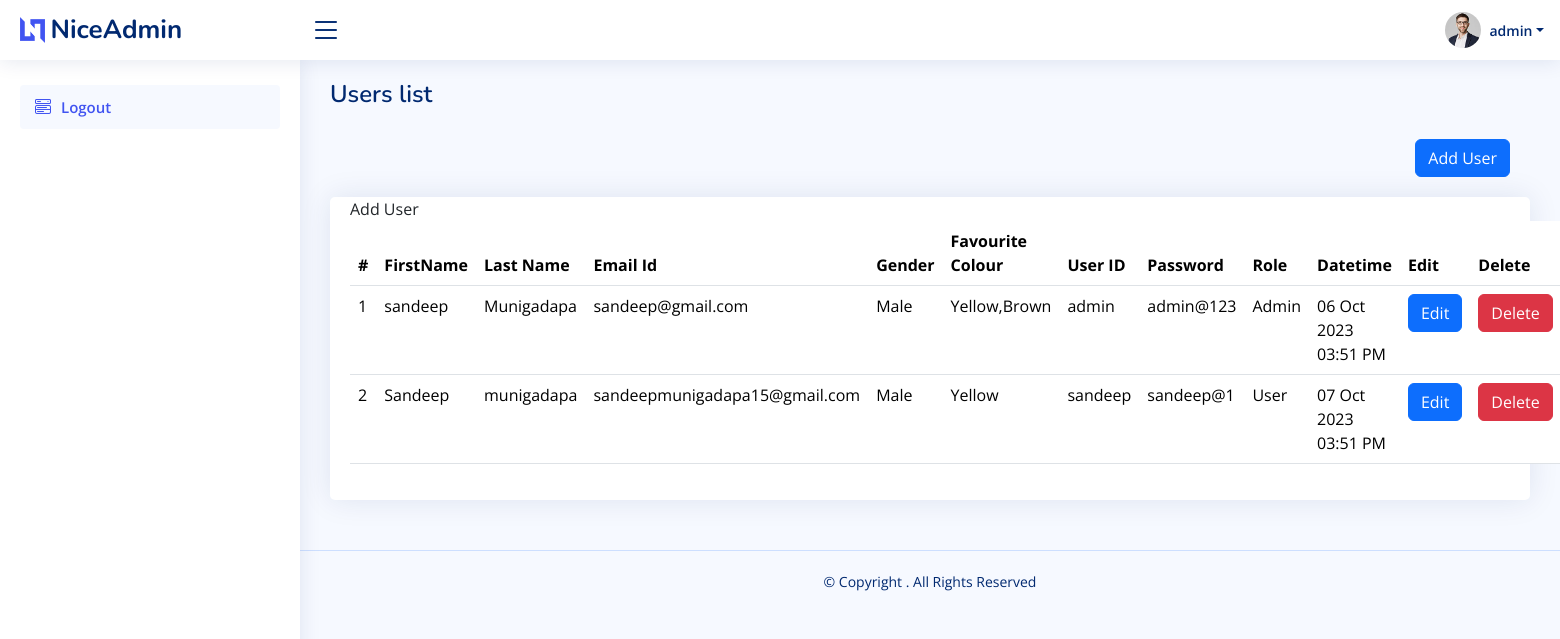
The page /user_management.php (signed in) on the database its author committed.
### tables this page shows
CREATE TABLE `users` (
  `id` int(11) NOT NULL,
  `first_name` varchar(255) NOT NULL,
  `last_name` varchar(255) NOT NULL,
  `email_id` varchar(255) NOT NULL,
  `gender` varchar(255) NOT NULL,
  `fav_colors` text NOT NULL,
  `user_name` text NOT NULL,
  `password` varchar(255) NOT NULL,
  `role` int(11) NOT NULL,
  `datetime` datetime NOT NULL,
  `is_exist` int(11) NOT NULL DEFAULT 1
);

### user_management.php (the view, shortened to what this page needs)
<!DOCTYPE html>
<html lang="en">
<?php include('dbconfig.php');?>
<?php include('head.php');?>
<body>
  <?php include('header.php');?>
  <?php include('sidebar.php');?>
  <main id="main" class="main">
    <div class="pagetitle">
      <h1>Users list</h1>
    </div>
    <section class="section">
      <div class="row">
      <div class="col-lg-12">
        <a href="add_user.php">
          <button type="button" class="btn btn-primary" style="float:right;margin:20px;">Add User</button></a>
        </div>
      </div>
      <div class="row">
        <div class="col-lg-12">
          <div class="card">
            <div class="card-body">
                Add User
              <table class="table datatable">
                <thead>
                  <tr>
                    <th scope="col">#</th>
                    <th scope="col">FirstName</th>
                    <th scope="col">Last Name</th>
                    <th scope="col">Email Id</th>
                    <th scope="col">Gender</th>
                    <th scope="col">Favourite Colour</th>
                    <th scope="col">User ID</th>
                    <th scope="col">Password</th>
                    <th>Role</th>
                    <th scope="col">Datetime</th>
                    <th scope="col">Edit</th>
                    <th scope="col">Delete</th>
                  </tr>
                </thead>
                <tbody>
<?php
$s=1;
$sql="SELECT * FROM users WHERE is_exist='1'";
$res = mysqli_query($db,$sql);
while ($row = mysqli_fetch_assoc($res)){
?>
<tr>
<td><?php echo $s; ?></td>
<td><?php echo $row['first_name']; ?></td>
<td><?php echo $row['last_name']; ?></td>
<td><?php echo $row['email_id']; ?></td>
<td><?php echo $row['gender']; ?></td>
<td><?php echo $row['fav_colors']; ?></td>
<td><?php echo $row['user_name']; ?></td>
<td><?php echo $row['password']; ?></td>
<td><?php if($row['role']=='1'){echo 'Admin';} else{echo 'User';}?></td>
<td><?php echo date("d M Y h:i A",strtotime($row['datetime'])); ?></td>
<td><a href="edit_user.php?user_id=<?php echo $row['id'];?>"><button type="button" class="btn btn-primary">Edit</button></a></td>
<td><a  onclick="return confirm('Are you sure you want to delete user?');" href="user_delete.php?user_id=<?php echo $row['id'];?>"><button type="button" class="btn btn-danger">Delete</button></a></td>
</tr>
<?php $s++;} ?>
</tbody>
              </table>
            </div>
          </div>
        </div>
      </div>
    </section>
  </main>
  <?php include('footer.php');?>
</body>
</html>

### head.php (shortened to what this page needs)
<head>
  <link href="assets/vendor/bootstrap/css/bootstrap.min.css" rel="stylesheet">
  <link href="assets/vendor/bootstrap-icons/bootstrap-icons.css" rel="stylesheet">
  <link href="assets/vendor/boxicons/css/boxicons.min.css" rel="stylesheet">
  <link href="assets/vendor/quill/quill.snow.css" rel="stylesheet">
  <link href="assets/vendor/quill/quill.bubble.css" rel="stylesheet">
  <link href="assets/vendor/remixicon/remixicon.css" rel="stylesheet">
  <link href="assets/vendor/simple-datatables/style.css" rel="stylesheet">
  <link href="assets/css/style.css" rel="stylesheet">
</head>

### header.php (shortened to what this page needs)
<header id="header" class="header fixed-top d-flex align-items-center">
<div class="d-flex align-items-center justify-content-between">
  <a href="index.html" class="logo d-flex align-items-center">
    <img src="assets/img/logo.png" alt="">
    <span class="d-none d-lg-block">NiceAdmin</span>
  </a>
  <i class="bi bi-list toggle-sidebar-btn"></i>
</div>
<nav class="header-nav ms-auto">
  <ul class="d-flex align-items-center">
    <li class="nav-item dropdown pe-3">
      <a class="nav-link nav-profile d-flex align-items-center pe-0" href="#" data-bs-toggle="dropdown">
        <img src="assets/img/profile-img.jpg" alt="Profile" class="rounded-circle">
        <span class="d-none d-md-block dropdown-toggle ps-2"><?php echo $_SESSION['user_name']; ?></span>
      </a>
    </li>
  </ul>
</nav>
</header>

### sidebar.php (shortened to what this page needs)
 <aside id="sidebar" class="sidebar">
<ul class="sidebar-nav" id="sidebar-nav">
  <li class="nav-item">
    <a class="nav-link" href="logout.php">
      <i class="bi bi-menu-button-wide"></i><span>Logout</span>
    </a>
  </li>
</ul>
</aside>

### footer.php (shortened to what this page needs)
<footer id="footer" class="footer">
    <div class="copyright">
      &copy; Copyright . All Rights Reserved
    </div>
  </footer>

### assets/css/style.css (style rules this page uses)
:root { scroll-behavior: smooth; }
body { font-family: "Open Sans", sans-serif; background: #f6f9ff; color: #444444; }
a { color: #4154f1; text-decoration: none; }
h1, h2, h3, h4, h5, h6 { font-family: "Nunito", sans-serif; }
#main { margin-top: 60px; padding: 20px 30px; transition: all 0.3s; }
.pagetitle { margin-bottom: 10px; }
.pagetitle h1 { font-size: 24px; margin-bottom: 0; font-weight: 600; color: #012970; }
.card { margin-bottom: 30px; border: none; border-radius: 5px; box-shadow: 0px 0 30px rgba(1, 41, 112, 0.1); }
.card-body { padding: 0 20px 20px 20px; }
.logo { line-height: 1; }
@media (min-width: 1200px) { .logo { width: 280px; } }
.logo img { max-height: 26px; margin-right: 6px; }
.logo span { font-size: 26px; font-weight: 700; color: #012970; font-family: "Nunito", sans-serif; }
.header { transition: all 0.5s; z-index: 997; height: 60px; box-shadow: 0px 2px 20px rgba(1, 41, 112, 0.1); background-color: #fff; padding-left: 20px; }
.header .toggle-sidebar-btn { font-size: 32px; padding-left: 10px; cursor: pointer; color: #012970; }
.header-nav ul { list-style: none; }
.header-nav>ul { margin: 0; padding: 0; }
.header-nav .nav-profile { color: #012970; }
.header-nav .nav-profile img { max-height: 36px; }
.header-nav .nav-profile span { font-size: 14px; font-weight: 600; }
.sidebar { position: fixed; top: 60px; left: 0; bottom: 0; width: 300px; z-index: 996; transition: all 0.3s; padding: 20px; overflow-y: auto; scrollbar-width: thin; scrollbar-color: #aab7cf transparent; box-shadow: 0px 0px 20px rgba(1, 41, 112, 0.1); background-color: #fff; }
@media (min-width: 1200px) { #main, #footer { margin-left: 300px; } }
.sidebar-nav { padding: 0; margin: 0; list-style: none; }
.sidebar-nav li { padding: 0; margin: 0; list-style: none; }
.sidebar-nav .nav-item { margin-bottom: 5px; }
.sidebar-nav .nav-link { display: flex; align-items: center; font-size: 15px; font-weight: 600; color: #4154f1; transition: 0.3; background: #f6f9ff; padding: 10px 15px; border-radius: 4px; }
.sidebar-nav .nav-link i { font-size: 16px; margin-right: 10px; color: #4154f1; }
.footer { padding: 20px 0; font-size: 14px; transition: all 0.3s; border-top: 1px solid #cddfff; }
.footer .copyright { text-align: center; color: #012970; }

### rows shown on the page
users: first_name "sandeep", last_name "Munigadapa", email "sandeep@gmail.com", gender "Male", fav_colors "Yellow,Brown", user_name "admin", password "admin@123", role "Admin", datetime "06 Oct 2023 03:51 PM"
users: first_name "Sandeep", last_name "munigadapa", email "sandeepmunigadapa15@gmail.com", gender "Male", fav_colors "Yellow", user_name "sandeep", password "sandeep@1", role "User", datetime "07 Oct 2023 03:51 PM"

### other values the page prints
$_SESSION['user_name'] "admin"
